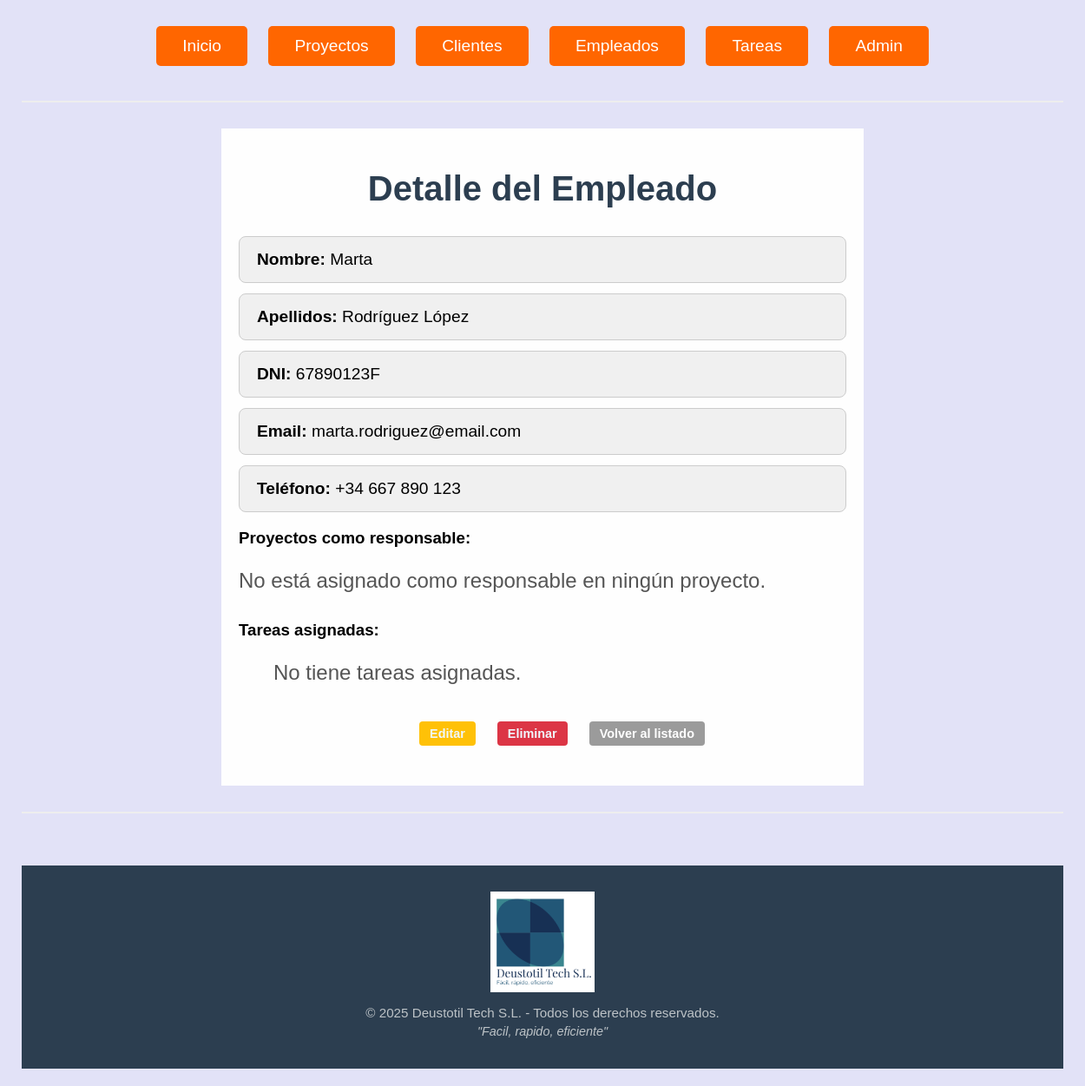
Page /GP/empleados/9/ on the earlier database version.
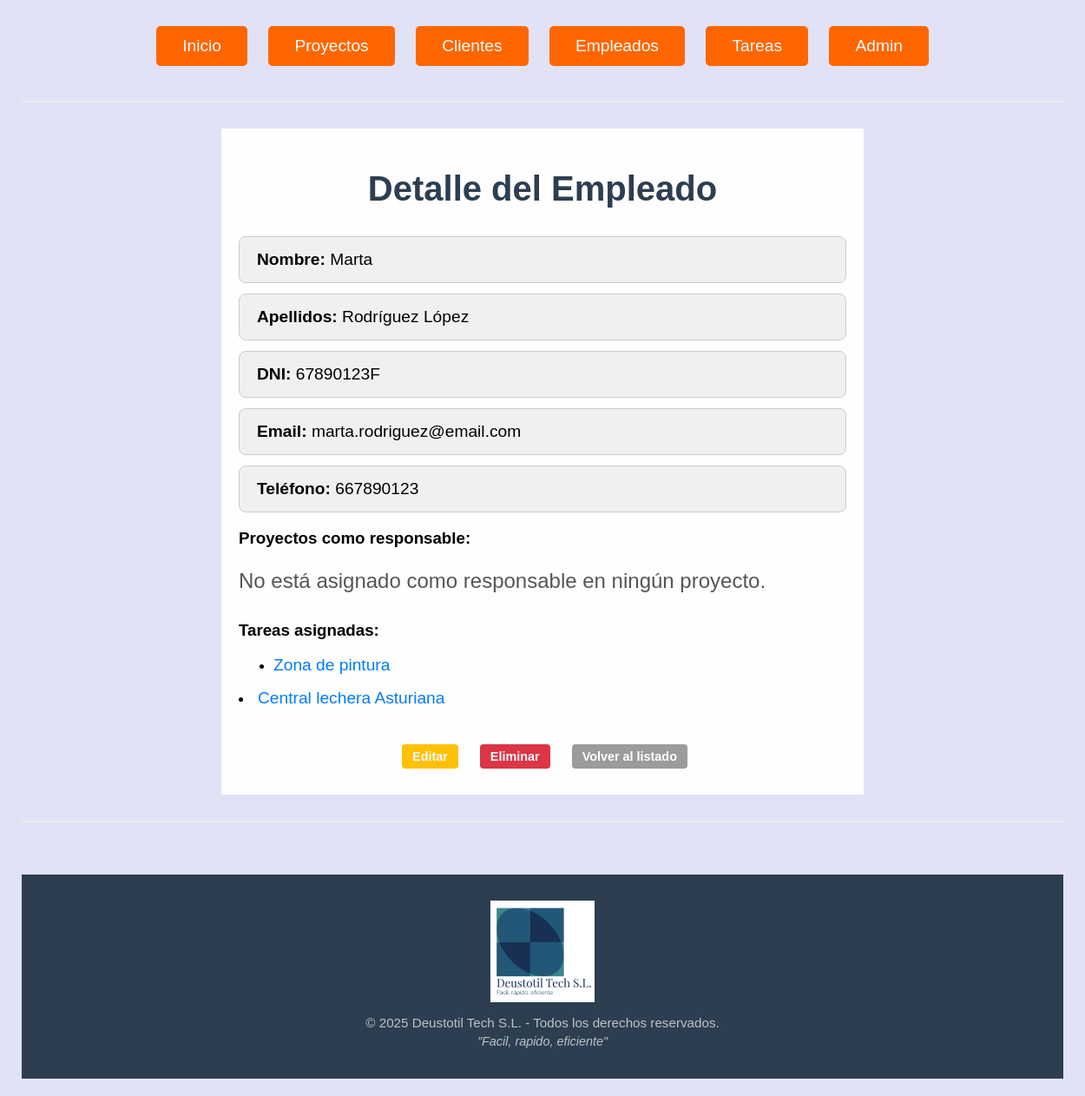
Same page on the later database version.
### gestion_produccion_G6/models.py (models this page shows, shortened)
class Empleado(models.Model):
    dni = models.CharField(max_length=10, unique=True)
    nombre = models.CharField(max_length=50)
    apellidos = models.CharField(max_length=100)
    email = models.EmailField()
    telefono = models.CharField(max_length=15)

class Tarea(models.Model):
    proyecto = models.ForeignKey(Proyecto, on_delete=models.CASCADE)
    empleado = models.ForeignKey(Empleado, on_delete=models.CASCADE)
    nombre = models.CharField(max_length=50)
    descripcion = models.TextField(default="Descripción de la tarea")
    fecha_ini = models.DateField(default=datetime.date.today)
    fecha_fin = models.DateField(default=datetime.date.today)
    prioridad = models.CharField(
        max_length=20,
        choices=[
            ('Baja', 'Baja'),
            ('Media', 'Media'),
            ('Alta', 'Alta')],
        default='Baja'
    )
    estado = models.CharField(
        max_length=20,
        choices=[
            ('Abierto', 'Abierto'),
            ('Asignado', 'Asignado'),
            ('En proceso', 'En proceso'),
            ('Finalizada', 'Finalizada')
        ],
        default='Abierto'
    )
    notas = models.TextField(default="Notas del empleado")

### gestion_produccion_G6/views.py (the view)
# urls.py: path('empleados/<int:pk>/', views.EmpleadoDetailView.as_view(), name='empleado_detail'),
class EmpleadoDetailView(DetailView):
    model = Empleado
    template_name = 'empleado_detail.html'
    context_object_name = 'empleado'
    def get_context_data(self, **kwargs):
        context = super().get_context_data(**kwargs)
        context['proyectos_como_responsable'] = self.object.proyectos_responsables.all()
        context = if_detail(self.request, context)
        context['origen']=self.request.session.get('origen',None)
        return context

### gestion_produccion_G6/views.py (called while the page is built)
def if_detail(request,context):
        volver = request.META.get('HTTP_REFERER')
        if volver:
            path = urlparse(volver).path
            if re.match(r".*/\d+/?$", path):
                context['volver'] = volver
        return context

### gestion_produccion_G6/templates/empleado_detail.html (shortened to what this page needs)
{% extends "base.html" %} {% block content %}
<h1>Detalle del Empleado</h1>
<ul class="lista_general">
  <li class="lista"><strong>Nombre:</strong> {{ empleado.nombre }}</li>
  <li class="lista"><strong>Apellidos:</strong> {{ empleado.apellidos }}</li>
  <li class="lista"><strong>DNI:</strong> {{ empleado.dni }}</li>
  <li class="lista"><strong>Email:</strong> {{ empleado.email }}</li>
  <li class="lista"><strong>Teléfono:</strong> {{ empleado.telefono }}</li>
</ul>
<h3>Proyectos como responsable:</h3>
{% if proyectos_como_responsable %}
<ul>
  {% for proyecto in proyectos_como_responsable %}
  <li><a href="{% url 'proyecto_detail' proyecto.pk %}" class="referencia""> {{proyecto.nombre}} </a></li>
  {% endfor %}
</ul>
{% else %}
<p>No está asignado como responsable en ningún proyecto.</p>
{% endif %}
<h3>Tareas asignadas:</h3>
<ul>
  {% for tarea in empleado.tarea_set.all %}
    <li>
      <a href="{% url 'tarea_detail' tarea.pk %}" class="referencia">{{ tarea.nombre }}</a>
    </li>
</ul>
{% empty %}
<p>No tiene tareas asignadas.</p>
{% endfor %}
<div class="botones_centrados">
  <a href="{% url 'empleado_update' empleado.pk %}" class="boton_editar"
    >Editar</a
  >
  <a href="{% url 'empleado_delete' empleado.pk %}" class="boton_eliminar"
    >Eliminar</a>
  {% if origen %}
  <a href="{{ origen }}" class="boton_cancelar"
    >Volver al listado</a
  >
  {% else %}
  <a href="{% url 'empleado_list' %}" class="boton_cancelar"
    >Volver al listado</a
  >
  {% endif %}
</div>
{% endblock %}

Differences in the rows shown:
changed Empleado "Marta": telefono "+34 667 890 123" → "667890123"
added Tarea: nombre "Zona de pintura"
added Tarea: nombre "Central lechera Asturiana"
Other differences:
text no longer shown: "No tiene tareas asignadas."
